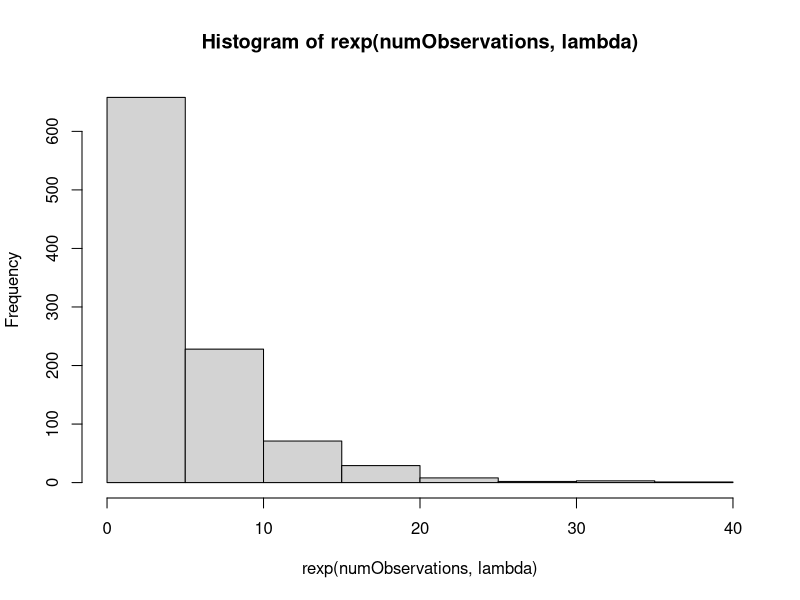
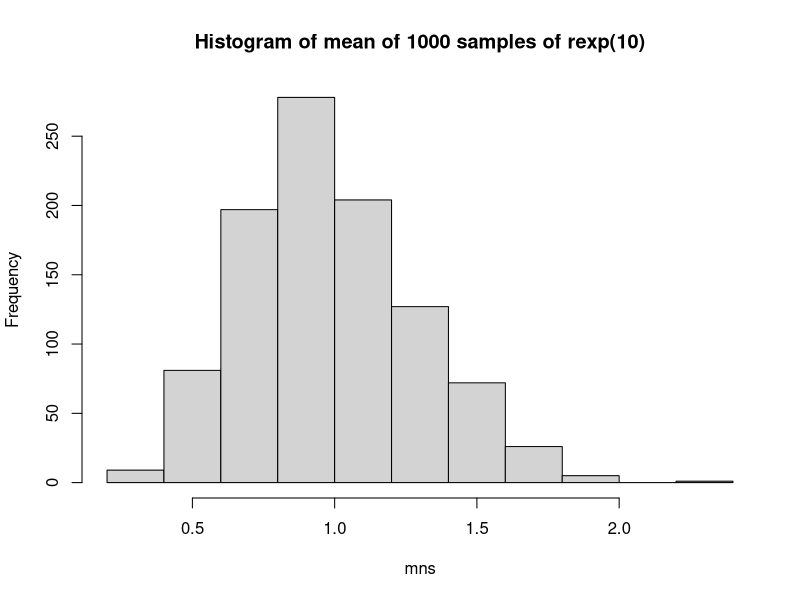
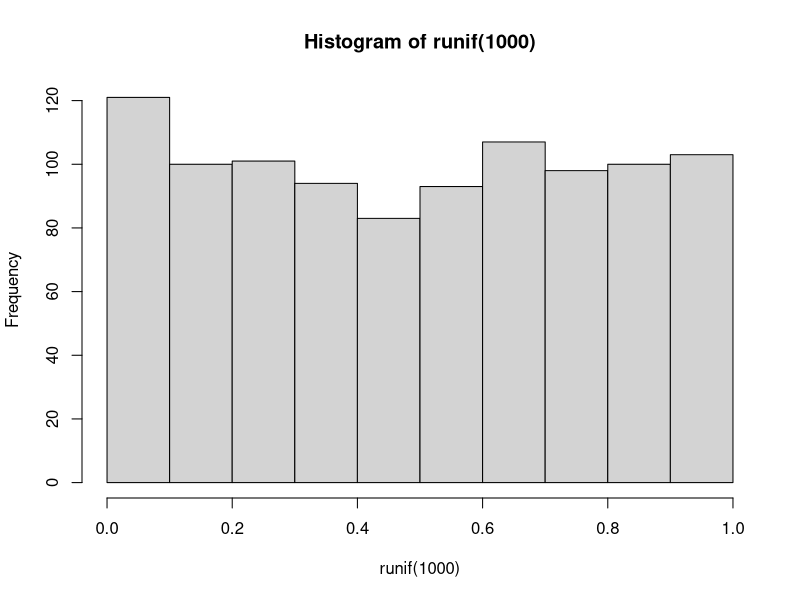
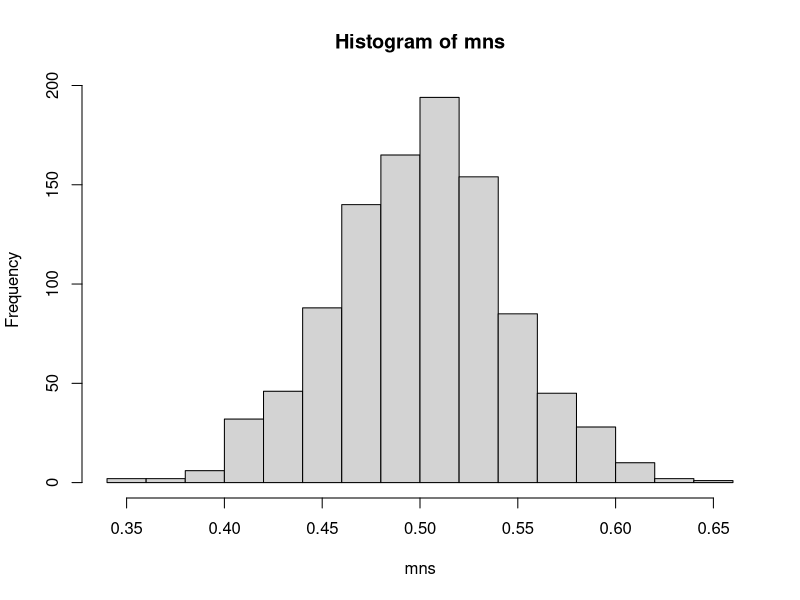
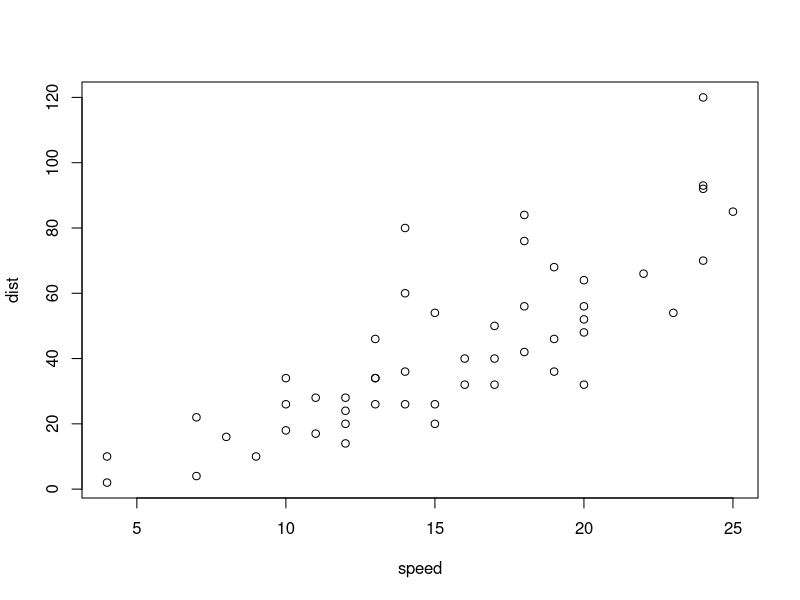

Write the R code that produced these figures, in order.
## ---- chunk 1
lambda <- 0.2
numObservations <- 1000
hist(rexp(numObservations,lambda))
## ---- chunk 2
mns = NULL
for (i in 1 : 1000) mns = c(mns, mean(rexp(10)))
hist(mns, main="Histogram of mean of 1000 samples of rexp(10)")
## ---- chunk 3
hist(runif(1000))
## ---- chunk 4
mns = NULL
for (i in 1 : 1000) mns = c(mns, mean(runif(40)))
hist(mns)
## ---- chunk 5
summary(cars)
## ---- chunk 6
plot(cars)
